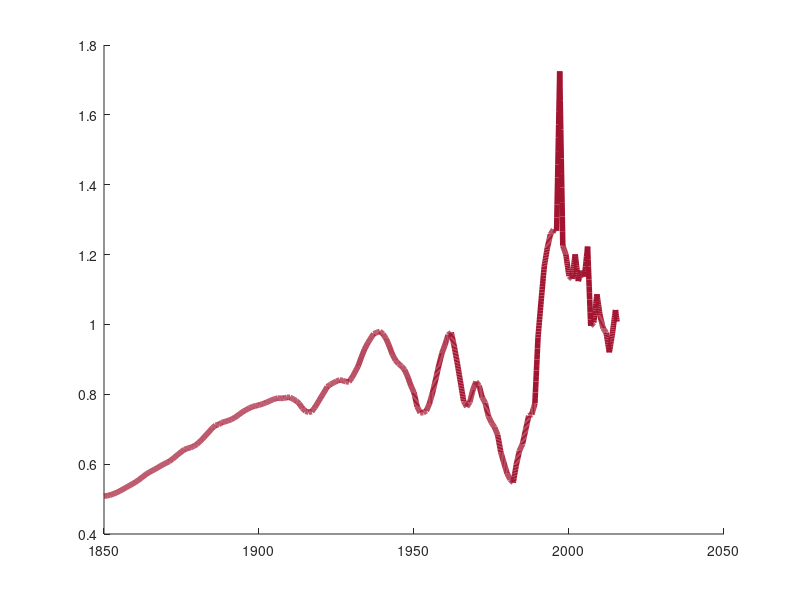

This chart was generated by the following MATLAB code: (Note: this script raises an error after producing the figure.)
% plotLU.m
%
% August 29, 2019
% author: julia dohner

load inputData.mat
colorVec = hsv(11);

d = 1/2.124; % gigaton to ppm conversion factor
d1 = 1/d;

figure
hold on
%ppm
% plot(Houghton2017(:,1),Houghton2017(:,2),'Color',[0.6350, 0.0780, 0.1840],'linewidth',4)
% plot(Hansis2015_I(:,1),Hansis2015_I(:,2),'Color',[0, 0.4470, 0.7410],'linewidth',4)
% plot(ConstantLU(:,1),ConstantLU(:,2).*d,'Color',[0.9290, 0.6940, 0.1250],'linewidth',4)

plot(Houghton2017(:,1),Houghton2017(:,2).*d1,'Color',[0.6350, 0.0780, 0.1840],'linewidth',4)
plot(Hansis2015_I(:,1),Hansis2015_I(:,2).*d1,'Color',[0, 0.4470, 0.7410],'linewidth',4)
%plot(ConstantLU(:,1),ConstantLU(:,2).*d1,'Color',[0.9290, 0.6940, 0.1250],'linewidth',4)




% plot(GCP2017(:,1),GCP2017(:,2).*d,'Color',colorVec(4,:),'linewidth',4)
% plot(CABLE2016(:,1),CABLE2016(:,2).*d,'Color',colorVec(5,:),'linewidth',4)
% plot(CABLE2016high(:,1),CABLE2016high(:,2).*d,'Color',colorVec(6,:),'linewidth',4)
% plot(LPXBern2016_HYDE(:,1),LPXBern2016_HYDE(:,2).*d,'Color',colorVec(7,:),'linewidth',4)
% plot(LPXBern2016_LUH(:,1),LPXBern2016_LUH(:,2).*d,'Color',colorVec(8,:),'linewidth',4)
% plot(ORCHIDEEMICT2016(:,1),ORCHIDEEMICT2016(:,2).*d,'Color',colorVec(9,:),'linewidth',4)
% plot(OCN2016(:,1),OCN2016(:,2).*d,'Color',colorVec(10,:),'linewidth',4)
hold off


% plot(Houghton2017(:,1),Houghton2017(:,2).*d,'Color',colorVec(1),...
%     Hansis2015_I(:,1),Hansis2015_I(:,2).*d,'Color',colorVec(2),...
%     ConstantLU(:,1),ConstantLU(:,2).*d,'Color',colorVec(3),...
%     GCP2017(:,1),GCP2017(:,2).*d,'Color',colorVec(4),...
%     CABLE2016(:,1),CABLE2016(:,2).*d,'Color',colorVec(5),...
%     CABLE2016high(:,1),CABLE2016high(:,2).*d,'Color',colorVec(6),...
%     LPXBern2016_HYDE(:,1),LPXBern2016_HYDE(:,2).*d,'Color',colorVec(7),...
%     LPXBern2016_LUH(:,1),LPXBern2016_LUH(:,2).*d,'Color',colorVec(8),...
%     ORCHIDEEMICT2016(:,1),ORCHIDEEMICT2016(:,2).*d,'Color',colorVec(9),...
%     OCN2016(:,1),OCN2016(:,2).*d,'Color',colorVec(10),...
%     'linewidth',4)

grid

legend('H&N2017','BLUE','constant','GCP','CABLE','CABLE high','LPX-Bern HYDE',...
    'LPX-Bern LUH','ORCHIDEE-MICT','OC-N','location','northwest')

% figure
% plot(CO2a_obs(:,1),CO2a_obs(:,2).*d1,'Color',	[0.4940, 0.1840, 0.5560],'linewidth',4)
xlabel('year','FontSize', 24)
ylabel('GtC/year','FontSize',24)
set(gca,'FontSize',24)
grid
xlim([1900 2020])
